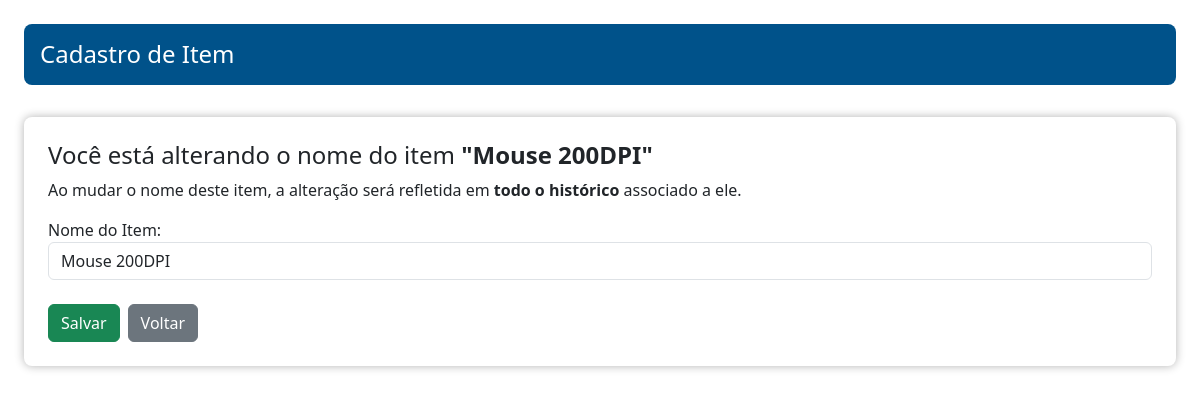
The app's page /update_item/4/ (signed in), older data.
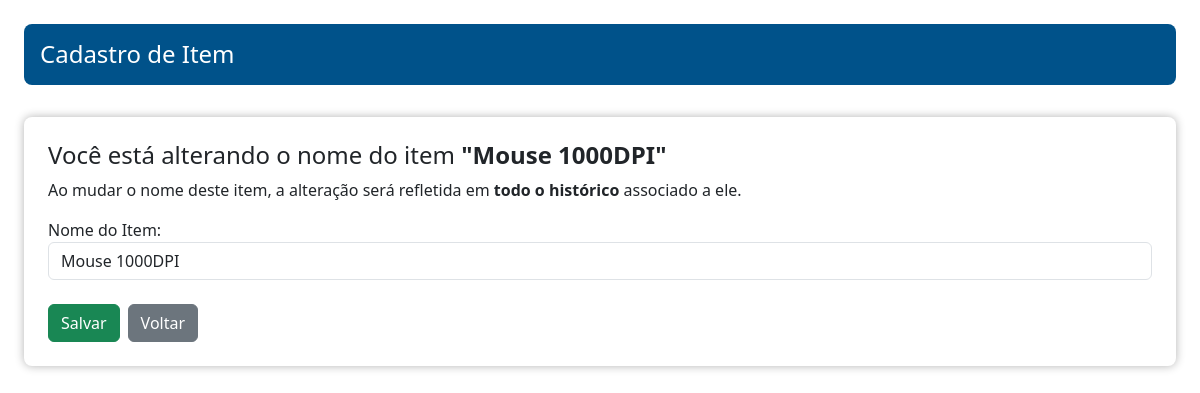
The same page, newer data.
### almoxarifado/models.py (models this page shows, shortened)
class Item(models.Model):
    nome = models.CharField(max_length=255)
    quantidade_total = models.IntegerField()

### almoxarifado/views.py (the view)
# urls.py: path('update_item/<int:item_id>/', views.item_update, name='update_item'),
@login_required
@required_almoxarifado
def item_update(request, item_id):
    item = get_object_or_404(Item, id=item_id)
    if request.method == 'POST':
        form = EditItemForm(request.POST, instance=item)
        if form.is_valid():
            form.save()
            return redirect('almoxarifado:almoxarifado')
        else:
            print(form.errors)
    else:
        form = EditItemForm(instance=item)
    return render(request, 'form_item_edit.html', {'form': form, "item": item})

### almoxarifado/forms.py
class EditItemForm(forms.ModelForm):
    class Meta:
        model = Item
        fields = ['nome',]
        widgets = {
            'nome': forms.TextInput(attrs={'class': 'form-control'}),
        }
        labels = {
            'nome': 'Nome do Item',
        }

### almoxarifado/templates/form_item_edit.html (shortened to what this page needs)
{% extends "template.html" %}
{% load static %}
{% block main %}
<div class="w-100">
    <div class="d-flex p-2 m-4 rounded-3 justify-content-between align-items-center text-white" style="background-color: #00528A;">
        <h4 class="d-flex text-white justify-content-center flex-row p-0 m-2">Cadastro de Item</h4>
    </div>
    <div class="p-2 m-3">
        <form method="post" class="d-flex flex-column p-4 rounded-3 bg-white" style="box-shadow: 0px 0px 10px rgba(0, 0, 0, 0.3);">
            <h4 class="alert-heading">Você está alterando o nome do item <strong>"{{ item.nome }}"</strong></h4>
            <p>Ao mudar o nome deste item, a alteração será refletida em <strong>todo o histórico</strong> associado a ele.</p>
            {{ form.as_p }}
            <div class="col d-flex justify-content-start gap-2 mt-2">
            <button type="submit" class="btn btn-success text-white">Salvar</button>
            <a href="{% url 'almoxarifado:almoxarifado' %}" class="btn btn-secondary">Voltar</a>
        </div>
    </div>
</div>
{% endblock %}

Row changes from the older to the newer data that the page shows:
changed Item: nome "Mouse 200DPI" → "Mouse 1000DPI"
